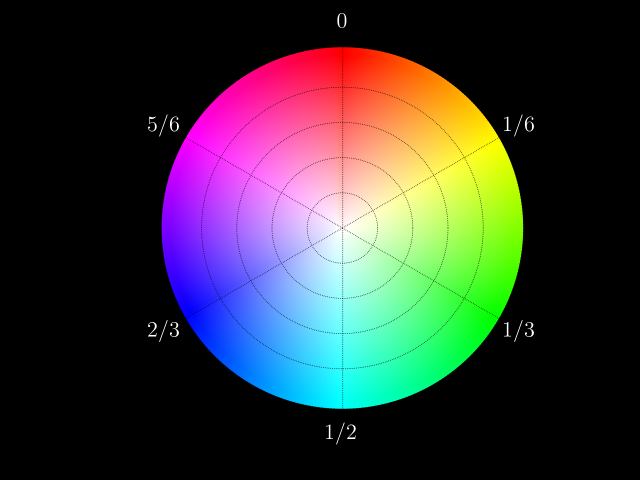
#> input picture src/equimage/images/HSVwheel.png, 1280 x 960 px (shown at 1/2 size); its folder holds only this picture in this run
$ python -i image_multiscale.py   (imports and definitions only)
#> lines starting #> are read from the running program, lines starting #| are printed output that depends on the picture
# This program is free software: you can redistribute it and/or modify it under the terms of the GNU General Public License as published by the Free Software Foundation, either version 3 of the License, or (at your option) any later version.
# This program is distributed in the hope that it will be useful, but WITHOUT ANY WARRANTY; without even the implied warranty of MERCHANTABILITY or FITNESS FOR A PARTICULAR PURPOSE. See the GNU General Public License for more details.
# You should have received a copy of the GNU General Public License along with this program. If not, see <https://www.gnu.org/licenses/>.
# Author: Yann-Michel Niquet (contact@ymniquet.fr).
# Version: 3.0.0 / 2026.03.10
# Doc OK.

"""Multiscale transforms.

The following symbols are imported in the equimage/equimagelab namespaces for convenience:
  "dwt", "swt", "slt", "mmt", "anscombe", "inverse_anscombe".
"""

__all__ = ["dwt", "swt", "slt", "mmt", "anscombe", "inverse_anscombe"]

import pywt
import numpy as np
import skimage as skim
import scipy.ndimage as ndimg
import scipy.signal as signal
from copy import deepcopy

from . import params
from . import helpers
from . import image as img
from . import image_utils as imgutils

#############################
# Anscombe transformations. #
#############################

# [88 lines left out: functions anscombe, inverse_anscombe, std_centered, resize, not called in this run]

##############################
# MultiscaleTransform class. #
##############################

class MultiscaleTransform:
  """Multiscale transform class."""

  # [1053 lines left out: functions inverse, copy, apply_same_transform, scale_levels, threshold_levels, threshold_firm_levels and 13 more, not called in this run]

#####################################
# For inclusion in the Image class. #
#####################################

class MixinImage:
  """To be included in the Image class."""

  # [135 lines left out: functions dwt, swt, slt, mmt, anscombe, inverse_anscombe, not called in this run]

>>> import cv2
>>> picture = cv2.imread('images/HSVwheel.png', cv2.IMREAD_GRAYSCALE)
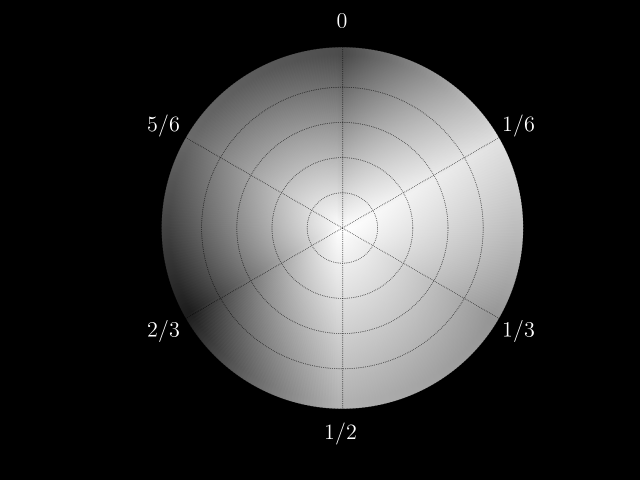
#> picture: shape (960, 1280) (shown at 1/2 size); min 0, max 255, mean 55.2
#> (the run stopped early here; a loop or call above may not have finished)
